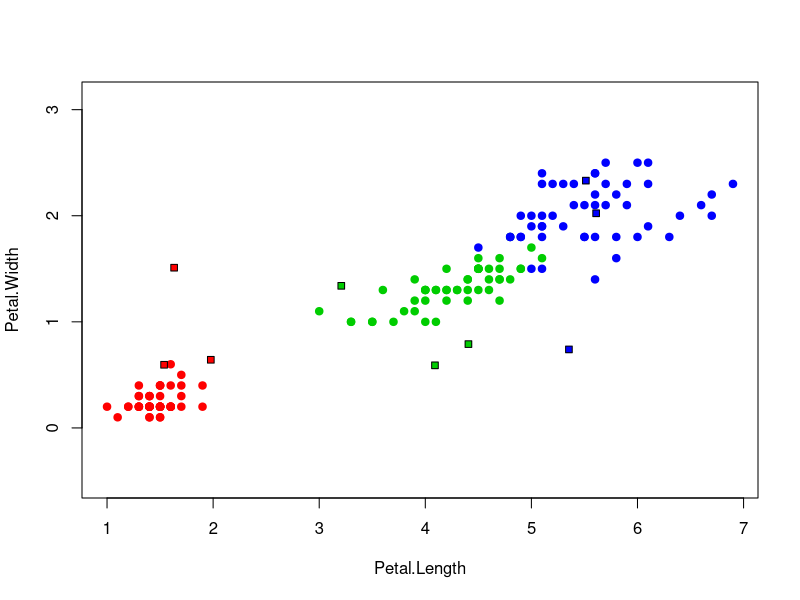

Generate this figure with R:
euclidian_dist <- function(u, v)
{
    return (sqrt(sum((u - v)^2)))
}


nn <- function(data, u)
{
    # This function gets the data and a point and returns
    # the class of the nearest one.
    row <- dim(data)[1]
    col <- dim(data)[2]
    min_dist <- Inf
    nearest <- -1
    for(i in 1:row)
    {
        curr_dist <- euclidian_dist(data[i, 1:col-1], u)
        if(curr_dist < min_dist)
        {
            min_dist <- curr_dist
            nearest <- i
        }
    }

   
    return (data[nearest, col])
}


main <- function()
{
    colors <- c("setosa" = "red", "versicolor" = "green3", "virginica" = "blue")
    train <- iris[,3:5]

    # drawing a plot of petal parameters
    plot(train[1:2], pch = 21, bg = colors[iris$Species],
         col = colors[iris$Species], asp = 1)

    # generate 10 tests
    test <- cbind(runif(10, min=0.1, max=6.9),
                  runif(10, min=0.1, max=2.4))
    for(i in 1:10)
    {
        answer <- nn(train, c(test[i, 1], test[i, 2]))
        if(answer == -1)
        {
            print('There are no neigbors')
            break
        }
        points(test[i, 1], test[i, 2], pch = 22, bg = colors[answer], asp = 1)
    }
}


main()


